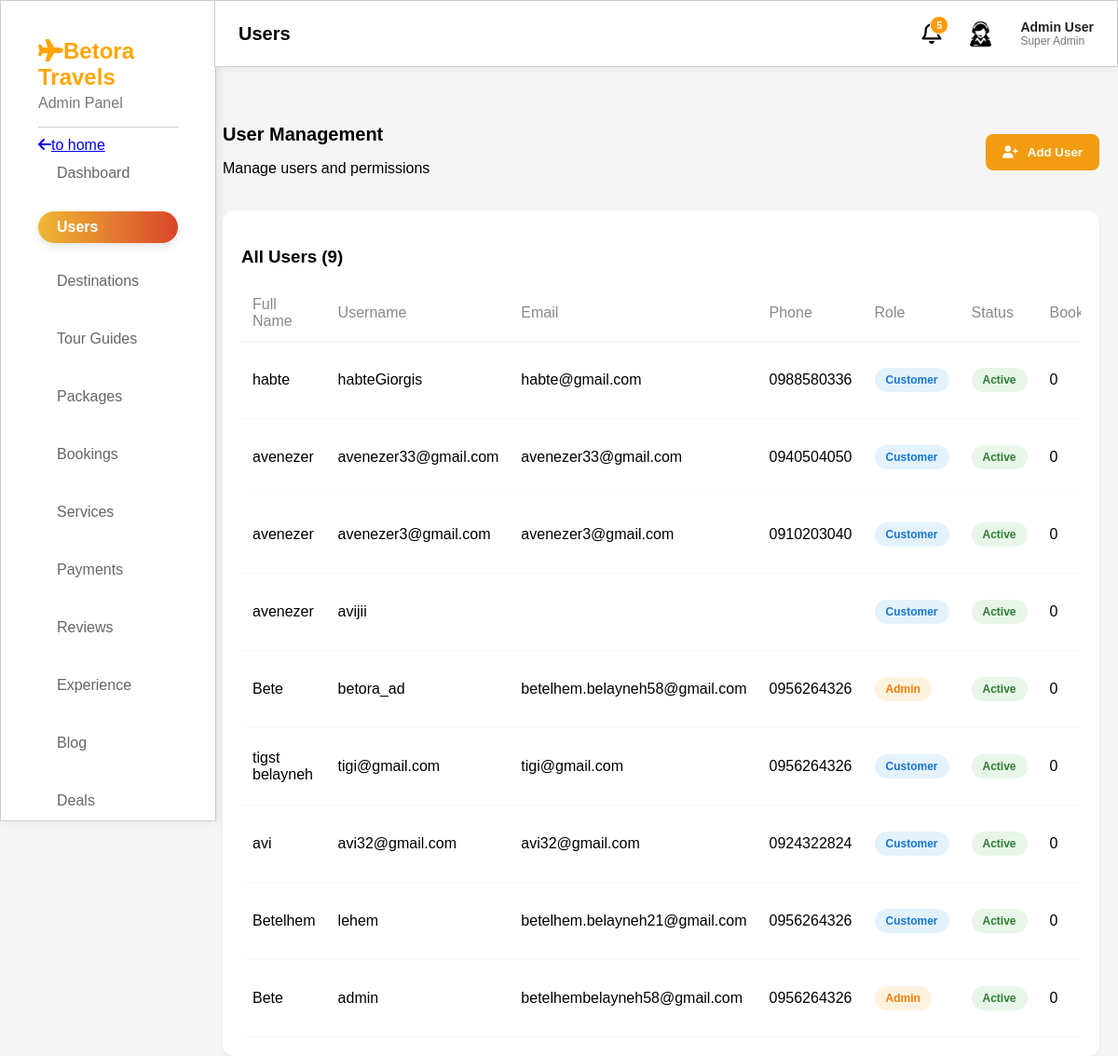
Screenshot of /admin/users.php?msg=reset_success with the database file from the repository.
### tables this page shows
CREATE TABLE `users` (
  `id` int(11) NOT NULL,
  `fullname` varchar(100) DEFAULT NULL,
  `username` varchar(50) NOT NULL,
  `email` varchar(100) DEFAULT NULL,
  `password` varchar(255) DEFAULT NULL,
  `phone` varchar(20) DEFAULT NULL,
  `role` enum('admin','customer','tour_guide') DEFAULT 'customer',
  `created_at` timestamp NOT NULL DEFAULT current_timestamp(),
  `status` enum('active','suspended') DEFAULT 'active',
  `gender` varchar(20) DEFAULT 'Not Specified',
  `nationality` varchar(50) DEFAULT 'Ethiopian',
  `profile_pic` varchar(255) DEFAULT NULL
);

### admin/users.php (the view, shortened to what this page needs)
<?php
$conn = new mysqli("localhost", "root","","travel_db");
$query = "
SELECT
    u.*,
    COUNT(b.id) AS bookings_count,
    COALESCE(SUM(b.total_price),0) AS total_spent
FROM users u
LEFT JOIN bookings b ON u.id = b.user_id
GROUP BY u.id
ORDER BY u.id DESC
";
$result = $conn->query($query);
$user_count = $result->num_rows;
?>
<!DOCTYPE html>
<html>
<head>
    <link rel="stylesheet" href="users.css">
    <link rel="stylesheet" href="style.css">
    <link rel="stylesheet" href="//cdn.datatables.net/2.3.8/css/dataTables.dataTables.min.css">
    <?php include "layout.php"; ?>
</head>
<body>
<div class="user-management-container">
    <div class="page-header">
        <div>
            <h1>User Management</h1>
            <p>Manage users and permissions</p>
        </div>
        <button class="btn-add-user" onclick="openAddModal()">
            <i class="fa-solid fa-user-plus"></i> Add User
        </button>
    </div>
    <div class="table-card">
        <h3>All Users (<?php echo $user_count; ?>)</h3>
        <div class="table-scroll">
            <table id="usersTable" class="display" style="width:100%">
                <thead>
                    <tr>
                        <th>Full Name</th>
                        <th>Username</th>
                        <th>Email</th>
                        <th>Phone</th>
                        <th>Role</th>
                        <th>Status</th>
                        <th>Bookings</th>
                    </tr>
                </thead>
                <tbody>
                    <?php while($row = $result->fetch_assoc()): ?>
                    <tr>
                        <td><?php echo htmlspecialchars($row['fullname']); ?></td>
                        <td><?php echo htmlspecialchars($row['username']); ?></td>
                        <td><?php echo htmlspecialchars($row['email']); ?></td>
                        <td><?php echo htmlspecialchars($row['phone'] ?? ''); ?></td>
                        <td>
                            <span class="role-badge role-<?php echo strtolower($row['role']); ?>">
                                <?php echo ucfirst($row['role']); ?>
                            </span>
                        </td>
                        <td>
                            <span class="status-badge status-<?php echo strtolower($row['status'] ?? 'active'); ?>">
                                <?php echo ucfirst($row['status'] ?? 'active'); ?>
                            </span>
                        </td>
                        <td><?php echo $row['bookings_count']; ?></td>
                    </tr>
                    <?php endwhile; ?>
                </tbody>
            </table>
        </div>
    </div>
</div>
</body>
</html>

### admin/users.css (style rules this page uses)
.page-header { display: flex; justify-content: space-between; align-items: center; margin-bottom: 20px; }
.btn-add-user { background-color: #ff9800; color: white; padding: 10px 20px; border-radius: 8px; text-decoration: none; font-weight: bold; display: flex; align-items: center; gap: 10px; }
.table-card { background: white; border-radius: 12px; padding: 20px; box-shadow: 0 2px 4px rgba(0,0,0,0.05); }
table { width: 100%; border-collapse: collapse; }
th { text-align: left; color: #888; font-weight: 500; padding: 12px; border-bottom: 1px solid #eee; }
td { padding: 15px 12px; border-bottom: 1px solid #f9f9f9; }
.btn-add-user { background:#f39c12; color:white; border:none; padding:12px 18px; border-radius:8px; cursor:pointer; }
.role-badge { padding:6px 12px; border-radius:20px; font-size:12px; font-weight:bold; }
.table-scroll { overflow-x:auto; }

### admin/style.css (style rules this page uses)
body { margin:0; font-family:Arial; background:#f5f5f5; }
h1 { font-size: 20px; }
.table-scroll { overflow-x:auto; }
.role-badge, .status-badge { padding:6px 12px; border-radius:20px; font-size:12px; font-weight:600; display:inline-block; }
.role-admin { background:#fff3e0; color:#f57c00; }
.role-customer { background:#e3f2fd; color:#1976d2; }
.status-active { background:#e8f5e9; color:#2e7d32; }
.user-management-container { margin-left: 239px; margin-right: 20px; margin-top: 120px; }

### rows the page displays
users: fullname "habte", username "habteGiorgis", email "habte@gmail.com", phone "0988580336", role "Customer", status "Active", bookings_count "0"
users: fullname "avenezer", username "avenezer33@gmail.com", email "avenezer33@gmail.com", phone "0940504050", role "Customer", status "Active", bookings_count "0"
users: fullname "avenezer", username "avenezer3@gmail.com", email "avenezer3@gmail.com", phone "0910203040", role "Customer", status "Active", bookings_count "0"
users: fullname "avenezer", username "avijii", role "Customer", status "Active", bookings_count "0"
users: fullname "Bete", username "betora_ad", email "betelhem.belayneh58@gmail.com", phone "0956264326", role "Admin", status "Active", bookings_count "0"
users: fullname "tigst belayneh", username "tigi@gmail.com", email "tigi@gmail.com", phone "0956264326", role "Customer", status "Active", bookings_count "0"
users: fullname "avi", username "avi32@gmail.com", email "avi32@gmail.com", phone "0924322824", role "Customer", status "Active", bookings_count "0"
users: fullname "Betelhem", username "lehem", email "betelhem.belayneh21@gmail.com", phone "0956264326", role "Customer", status "Active", bookings_count "0"
users: fullname "Bete", username "admin", email "betelhembelayneh58@gmail.com", phone "0956264326", role "Admin", status "Active", bookings_count "0"

### other values shown
$pageTitle "Users"
$user_count "9"
